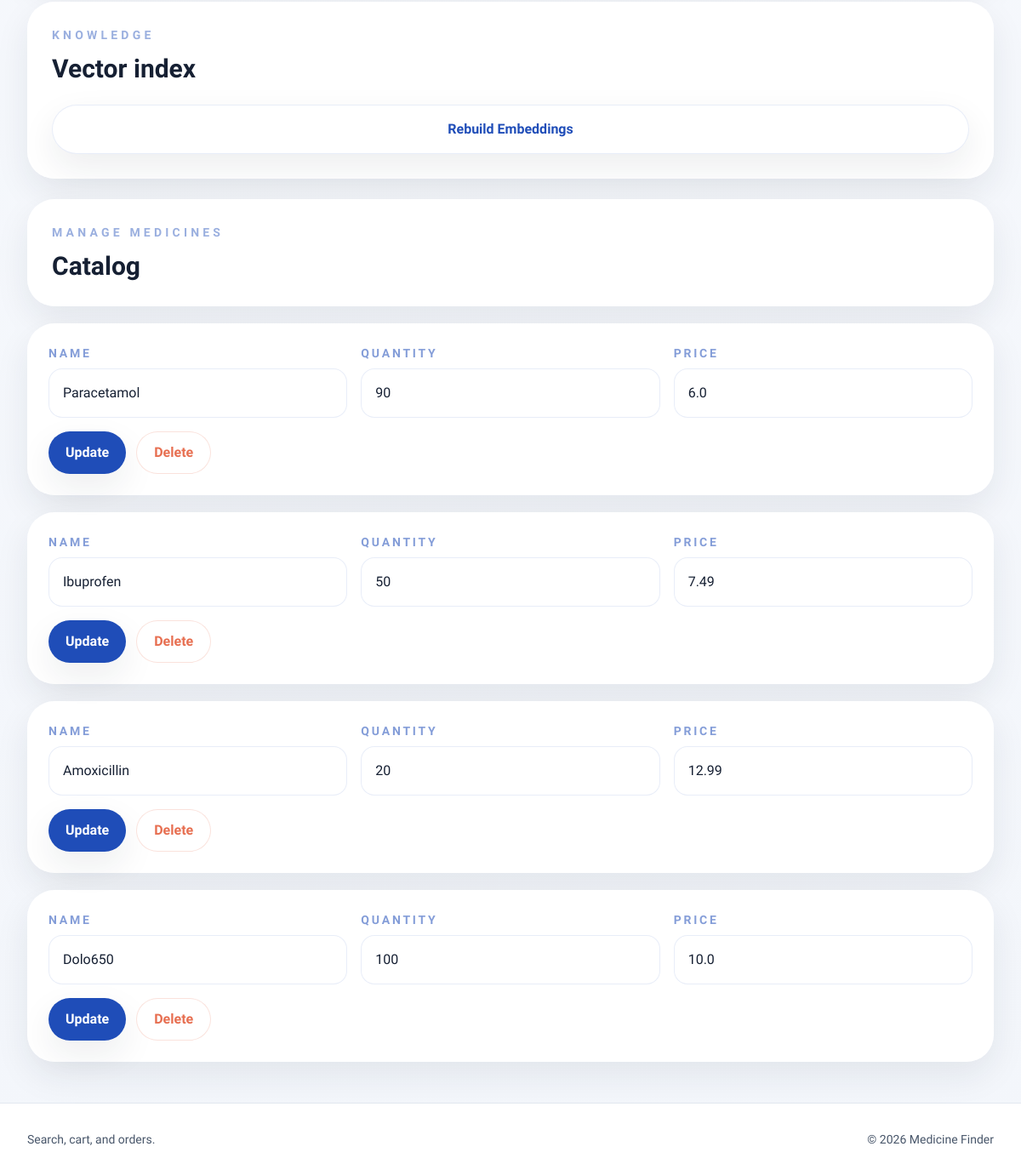
Page /admin (signed in, lower part) on the earlier database version.
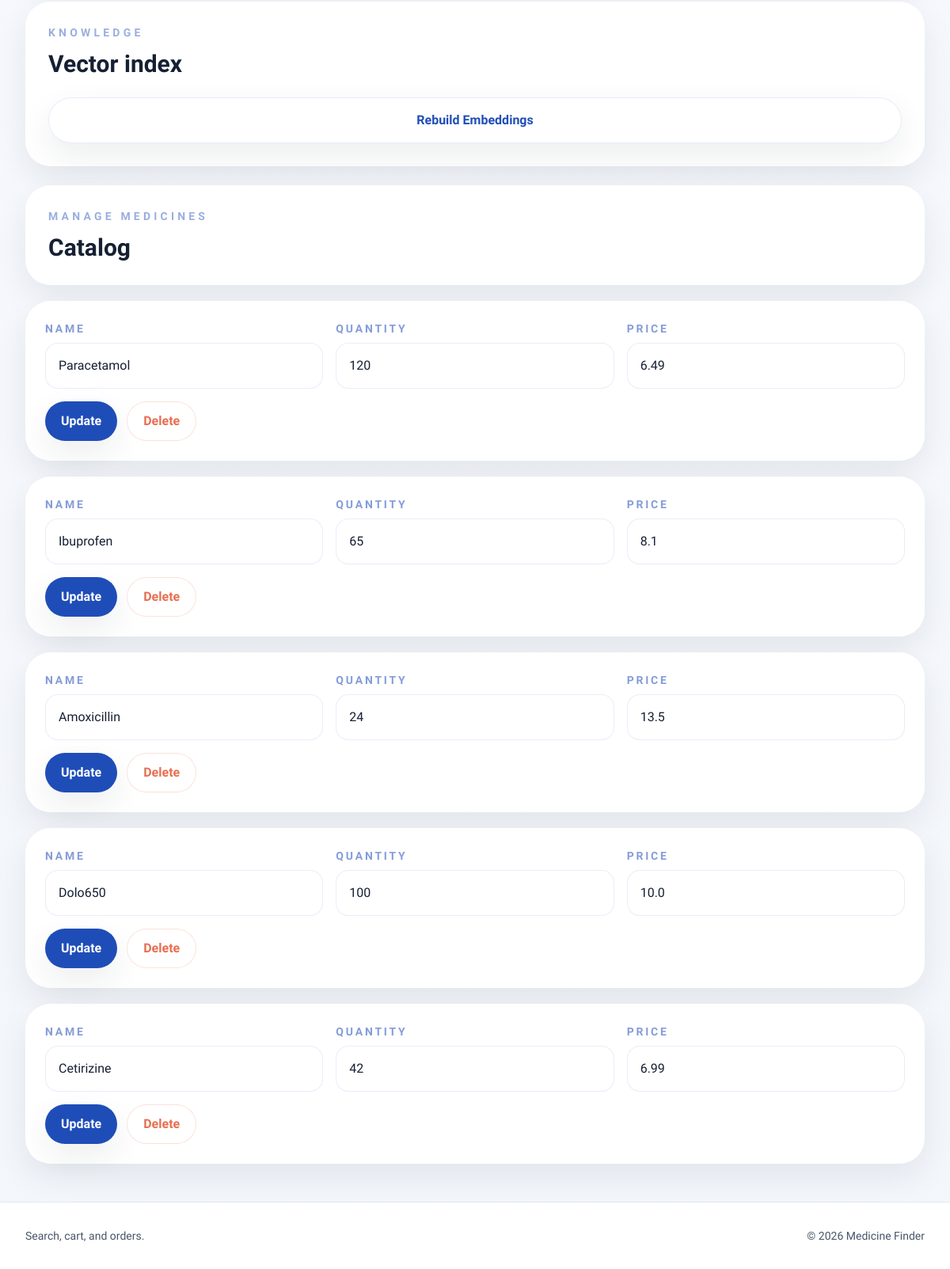
Same page on the later database version.
### app/models.py (models this page shows)
class Medicine(db.Model):
    id = db.Column(db.Integer, primary_key=True)
    name = db.Column(db.String(100), nullable=False)
    quantity = db.Column(db.Integer, nullable=False)
    price = db.Column(db.Float, nullable=False)

### app/controllers/medicine_controller.py (the view, shortened to what this page needs)
@medicine_bp.route("/admin", methods=["GET", "POST"], endpoint="admin")
@login_required
def admin():
    if not current_user.is_admin:
        flash("Access denied. Admins only.", "error")
        return redirect(url_for("main.index"))
    medicines = get_all_medicines()
    return render_template("admin.html", medicines=medicines)

### app/models.py (called while the page is built)
@login_manager.user_loader
def load_user(user_id):
    return User.query.get(int(user_id))

### app/services/medicine_service.py (called while the page is built)
def get_all_medicines():
    return Medicine.query.all()

### templates/admin.html (shortened to what this page needs)
{% extends "base.html" %}
{% block content %}
<section class="animate-rise">
  <div class="grid gap-6 xl:grid-cols-[0.75fr_1.25fr]">
    <div class="space-y-6">
      <div class="glass-panel rounded-[2rem] border border-white/70 p-7 shadow-soft">
        <p class="text-sm font-semibold uppercase tracking-[0.3em] text-pine/45">Knowledge</p>
        <h2 class="mt-3 text-3xl font-bold text-ink">Vector index</h2>
        <form method="POST" class="mt-6">
          <button type="submit" class="w-full rounded-full border border-pine/10 bg-white px-6 py-4 font-bold text-pine shadow-soft transition hover:bg-pine/5">
            Rebuild Embeddings
          </button>
        </form>
      </div>
    </div>
    <div class="space-y-5">
      <div class="glass-panel rounded-[2rem] border border-white/70 p-7 shadow-soft">
        <p class="text-sm font-semibold uppercase tracking-[0.3em] text-pine/45">Manage medicines</p>
        <h2 class="mt-3 text-3xl font-bold text-ink">Catalog</h2>
      </div>
      {% for medicine in medicines %}
      <div class="glass-panel rounded-[2rem] border border-white/70 p-6 shadow-soft">
        <form method="POST" class="grid gap-4 lg:grid-cols-3">
          <div>
            <label for="name-{{ medicine.id }}" class="mb-2 block text-sm font-bold uppercase tracking-[0.2em] text-pine/55">Name</label>
            <input type="text" id="name-{{ medicine.id }}" name="name" value="{{ medicine.name }}" required class="w-full rounded-2xl border border-pine/10 bg-white px-4 py-4 outline-none transition focus:border-teal focus:ring-4 focus:ring-teal/10" />
          </div>
          <div>
            <label for="quantity-{{ medicine.id }}" class="mb-2 block text-sm font-bold uppercase tracking-[0.2em] text-pine/55">Quantity</label>
            <input type="number" id="quantity-{{ medicine.id }}" name="quantity" value="{{ medicine.quantity }}" required min="0" class="w-full rounded-2xl border border-pine/10 bg-white px-4 py-4 outline-none transition focus:border-teal focus:ring-4 focus:ring-teal/10" />
          </div>
          <div>
            <label for="price-{{ medicine.id }}" class="mb-2 block text-sm font-bold uppercase tracking-[0.2em] text-pine/55">Price</label>
            <input type="number" id="price-{{ medicine.id }}" name="price" value="{{ medicine.price }}" required min="0" step="0.01" class="w-full rounded-2xl border border-pine/10 bg-white px-4 py-4 outline-none transition focus:border-teal focus:ring-4 focus:ring-teal/10" />
          </div>
          <div class="flex flex-col gap-3 sm:flex-row lg:col-span-3">
            <button type="submit" class="rounded-full bg-pine px-5 py-3 font-bold text-white shadow-soft transition hover:bg-pine/90">
              Update
            </button>
            <button
              type="submit"
              formaction="{{ url_for('medicine.admin') }}"
              formmethod="POST"
              name="action"
              value="delete"
              class="rounded-full border border-coral/20 bg-white px-5 py-3 font-bold text-coral transition hover:bg-coral hover:text-white"
            >
              Delete
            </button>
          </div>
        </form>
      </div>
      {% endfor %}
    </div>
  </div>
</section>
{% endblock %}

Differences in the rows shown:
changed Medicine "Paracetamol": quantity "90" → "120"; price "6.0" → "6.49"
changed Medicine "Ibuprofen": quantity "50" → "65"; price "7.49" → "8.1"
changed Medicine "Amoxicillin": quantity "20" → "24"; price "12.99" → "13.5"
added Medicine: name "Cetirizine", quantity "42", price "6.99"
